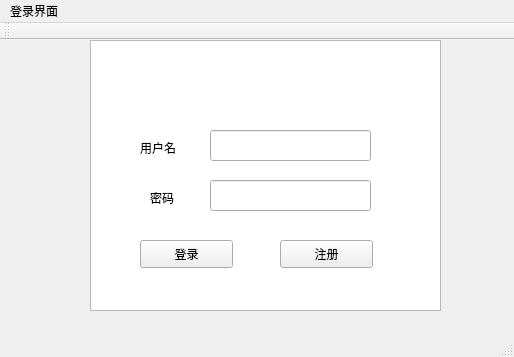
<?xml version="1.0" encoding="UTF-8"?>
<ui version="4.0">
 <class>Login_MainWindow</class>
 <widget class="QMainWindow" name="Login_MainWindow">
  <property name="geometry">
   <rect>
    <x>0</x>
    <y>0</y>
    <width>514</width>
    <height>357</height>
   </rect>
  </property>
  <property name="windowTitle">
   <string>Login_MainWindow</string>
  </property>
  <widget class="QWidget" name="centralWidget">
   <widget class="QLabel" name="username_label">
    <property name="geometry">
     <rect>
      <x>140</x>
      <y>100</y>
      <width>51</width>
      <height>16</height>
     </rect>
    </property>
    <property name="text">
     <string>用户名</string>
    </property>
   </widget>
   <widget class="QLabel" name="password">
    <property name="geometry">
     <rect>
      <x>150</x>
      <y>150</y>
      <width>31</width>
      <height>16</height>
     </rect>
    </property>
    <property name="text">
     <string>密码</string>
    </property>
   </widget>
   <widget class="QPushButton" name="login">
    <property name="geometry">
     <rect>
      <x>140</x>
      <y>200</y>
      <width>93</width>
      <height>28</height>
     </rect>
    </property>
    <property name="text">
     <string>登录</string>
    </property>
   </widget>
   <widget class="QLineEdit" name="username_lineEdit">
    <property name="geometry">
     <rect>
      <x>210</x>
      <y>90</y>
      <width>161</width>
      <height>31</height>
     </rect>
    </property>
    <property name="alignment">
     <set>Qt::AlignRight|Qt::AlignTrailing|Qt::AlignVCenter</set>
    </property>
   </widget>
   <widget class="QLineEdit" name="password_lineEdit">
    <property name="geometry">
     <rect>
      <x>210</x>
      <y>140</y>
      <width>161</width>
      <height>31</height>
     </rect>
    </property>
    <property name="echoMode">
     <enum>QLineEdit::Password</enum>
    </property>
    <property name="alignment">
     <set>Qt::AlignRight|Qt::AlignTrailing|Qt::AlignVCenter</set>
    </property>
   </widget>
   <widget class="QPushButton" name="resign">
    <property name="geometry">
     <rect>
      <x>280</x>
      <y>200</y>
      <width>93</width>
      <height>28</height>
     </rect>
    </property>
    <property name="text">
     <string>注册</string>
    </property>
   </widget>
   <widget class="QTextBrowser" name="textBrowser">
    <property name="geometry">
     <rect>
      <x>90</x>
      <y>0</y>
      <width>351</width>
      <height>271</height>
     </rect>
    </property>
   </widget>
   <zorder>textBrowser</zorder>
   <zorder>username_label</zorder>
   <zorder>password</zorder>
   <zorder>login</zorder>
   <zorder>username_lineEdit</zorder>
   <zorder>password_lineEdit</zorder>
   <zorder>resign</zorder>
  </widget>
  <widget class="QMenuBar" name="menuBar">
   <property name="geometry">
    <rect>
     <x>0</x>
     <y>0</y>
     <width>514</width>
     <height>26</height>
    </rect>
   </property>
   <widget class="QMenu" name="menu">
    <property name="title">
     <string>登录界面</string>
    </property>
   </widget>
   <addaction name="menu"/>
  </widget>
  <widget class="QToolBar" name="mainToolBar">
   <attribute name="toolBarArea">
    <enum>TopToolBarArea</enum>
   </attribute>
   <attribute name="toolBarBreak">
    <bool>false</bool>
   </attribute>
  </widget>
  <widget class="QStatusBar" name="statusBar"/>
 </widget>
 <layoutdefault spacing="6" margin="11"/>
 <resources/>
 <connections/>
</ui>
